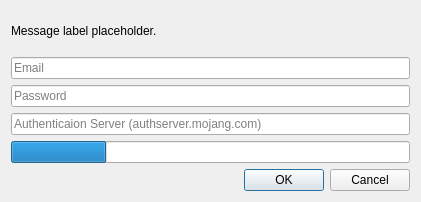
<?xml version="1.0" encoding="UTF-8"?>
<ui version="4.0">
 <class>LoginDialog</class>
 <widget class="QDialog" name="LoginDialog">
  <property name="geometry">
   <rect>
    <x>0</x>
    <y>0</y>
    <width>421</width>
    <height>202</height>
   </rect>
  </property>
  <property name="sizePolicy">
   <sizepolicy hsizetype="Fixed" vsizetype="Fixed">
    <horstretch>0</horstretch>
    <verstretch>0</verstretch>
   </sizepolicy>
  </property>
  <property name="windowTitle">
   <string>Add Account</string>
  </property>
  <layout class="QVBoxLayout" name="verticalLayout">
   <item>
    <widget class="QLabel" name="label">
     <property name="text">
      <string notr="true">Message label placeholder.</string>
     </property>
     <property name="textFormat">
      <enum>Qt::RichText</enum>
     </property>
     <property name="textInteractionFlags">
      <set>Qt::LinksAccessibleByKeyboard|Qt::LinksAccessibleByMouse|Qt::TextBrowserInteraction|Qt::TextSelectableByKeyboard|Qt::TextSelectableByMouse</set>
     </property>
    </widget>
   </item>
   <item>
    <widget class="QLineEdit" name="userTextBox">
     <property name="placeholderText">
      <string>Email</string>
     </property>
    </widget>
   </item>
   <item>
    <widget class="QLineEdit" name="passTextBox">
     <property name="echoMode">
      <enum>QLineEdit::Password</enum>
     </property>
     <property name="placeholderText">
      <string>Password</string>
     </property>
    </widget>
   </item>
   <item>
    <widget class="QLineEdit" name="authTextBox">
     <property name="text">
      <string/>
     </property>
     <property name="placeholderText">
      <string>Authenticaion Server (authserver.mojang.com)</string>
     </property>
    </widget>
   </item>
   <item>
    <widget class="QProgressBar" name="progressBar">
     <property name="value">
      <number>24</number>
     </property>
     <property name="textVisible">
      <bool>false</bool>
     </property>
    </widget>
   </item>
   <item>
    <widget class="QDialogButtonBox" name="buttonBox">
     <property name="orientation">
      <enum>Qt::Horizontal</enum>
     </property>
     <property name="standardButtons">
      <set>QDialogButtonBox::Cancel|QDialogButtonBox::Ok</set>
     </property>
    </widget>
   </item>
  </layout>
 </widget>
 <resources/>
 <connections/>
</ui>
